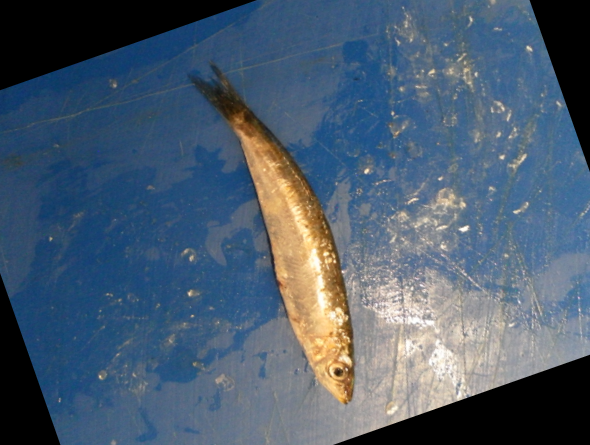
#> input picture data/Fish_Dataset/Black Sea Sprat/Black Sea Sprat/00400.png, 590 x 445 px, given in place of 00001.png, which was not available
$ jupyter execute --allow-errors multi_logist_regression.ipynb   (text cells are left out)
#> lines starting #> are read from the running program, lines starting #| are printed output that depends on the picture; pictures that were not available may be replaced by others from this repository, and a replacement may not be noted
#> further down, img is the input picture: shape (445, 590, 3); mean B, G, R 111.3, 92.9, 75.4
#> `img = cv2.resize(img, (224, 224))`:
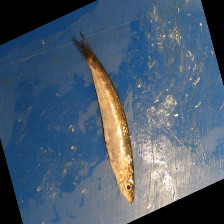
#> img: shape (224, 224, 3); mean R, G, B 75.3, 92.8, 111.2
[cell 1]
import numpy as np
import pandas as pd
import matplotlib.pyplot as plt

import itertools
import os
import cv2

[cell 2]
from sklearn.linear_model import LogisticRegression
from sklearn.metrics import accuracy_score, confusion_matrix, recall_score, precision_score

[cell 3]
# đọc tên các lớp :  có 9 loại
# DIR = 'D:\study-hk2\ML\ML\classification_fish\data\Fish_Dataset'
DIR = "D:\\study\\machine_learning\\classification_fish\\data\\Fish_Dataset"
classes = [i for i in os.listdir(DIR) if '.' not in i]
classes

[cell 4]
data = []
path = "D:\\study\\machine_learning\\classification_fish\\data\\Fish_Dataset"
folders = os.listdir(path)
#> (the rest of this cell did not finish here and is left out)

[cell 5]
# in ra một vài ảnh và nhãn tương ứng
plt.figure(figsize=(20, 10))
#> (the rest of this cell did not finish here and is left out)

[cell 6]
# tạo image và label từ data
images = []
labels = []
for image, label in data:
    images.append(image)
    labels.append(label)
#> this loop made 3 passes
#> after the loop, images = 3 items; labels = ['Black Sea Sprat', 'Black Sea Sprat', 'Black Sea Sprat']

[cell 7]
# chuấn hóa label
from sklearn.preprocessing import LabelEncoder
le = LabelEncoder()
labels = le.fit_transform(labels)
#> labels = [0, 0, 0]

# in ra label và tên tương ứng
#> (the rest of this cell did not finish here and is left out)

[cell 8]
# giảm chiều dữ liệu image
images = np.array(images)
images = images.astype('float32') / 255.0
images.shape
#> Out = (3, 224, 224, 3)

[cell 9]
# PCA để giảm chiều dữ liệu
from sklearn.decomposition import PCA
pca = PCA(n_components=768)
#> (the rest of this cell did not finish here and is left out)

[cell 10]
# chia train, validation sao cho các lớp có số lượng ảnh tương đương nhau
from sklearn.model_selection import train_test_split

train_images, val_images, train_labels, val_labels = train_test_split(images, labels, test_size=0.1, stratify=labels)
#> train_labels = [0, 0]; val_labels = [0]

train_images.shape, val_images.shape, train_labels.shape, val_labels.shape

[cell 11]
# đếm số lượng ảnh của mỗi lớp trong tập train
unique, counts = np.unique(train_labels, return_counts=True)
#> unique = [0]; counts = [2]
dict(zip(unique, counts))
#> Out = {0: 2}


$ run again, on data/Fish_Dataset/Sea Bass/Sea Bass/00521.png
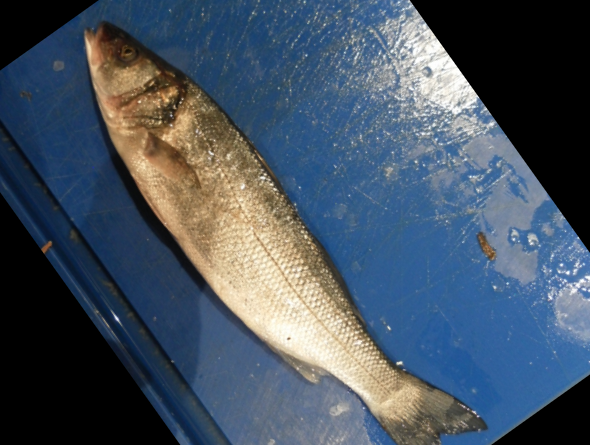
#> input picture data/Fish_Dataset/Sea Bass/Sea Bass/00521.png, 590 x 445 px, given in place of 00001.png, which was not available
#> img is the input picture: shape (445, 590, 3); mean B, G, R 97.3, 82.7, 69.5
#> `img = cv2.resize(img, (224, 224))`:
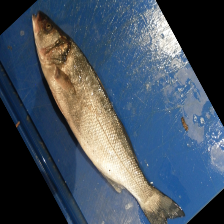
#> img: shape (224, 224, 3); mean R, G, B 69.4, 82.6, 97.2
#> the loop `for image, label in data:` made 2 passes
#> label on passes 1 to 2: 'Black Sea Sprat', 'Black Sea Sprat'
#> after the loop `for image, label in data:`: images = 2 items; labels = ['Black Sea Sprat', 'Black Sea Sprat']
#> `labels = le.fit_transform(labels)`: labels = [0, 0]
#> train_labels = [0]
#> counts = [1]
#> `dict(zip(unique, counts))`: Out = {0: 1}

$ run again, on data/Fish_Dataset/Shrimp/Shrimp/00555.png
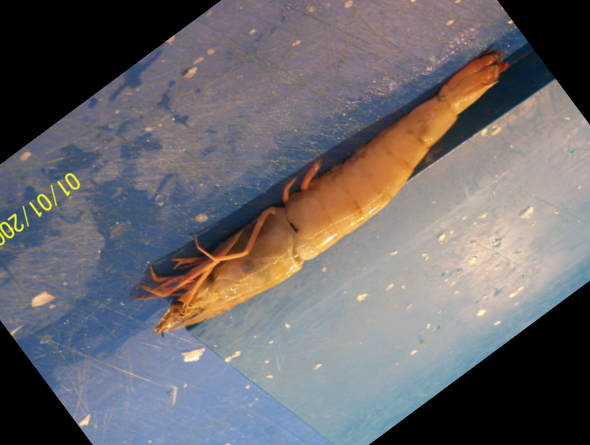
#> input picture data/Fish_Dataset/Shrimp/Shrimp/00555.png, 590 x 445 px, given in place of 00001.png, which was not available
#> img is the input picture: shape (445, 590, 3); mean B, G, R 107.5, 104.5, 107.5
#> `img = cv2.resize(img, (224, 224))`:
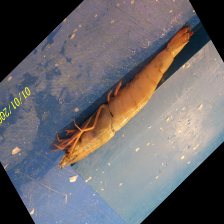
#> img: shape (224, 224, 3); mean R, G, B 107.5, 104.4, 107.4
#> the loop `for image, label in data:` made 2 passes
#> label on passes 1 to 2: 'Black Sea Sprat', 'Black Sea Sprat'
#> after the loop `for image, label in data:`: images = 2 items; labels = ['Black Sea Sprat', 'Black Sea Sprat']
#> `labels = le.fit_transform(labels)`: labels = [0, 0]
#> train_labels = [0]
#> counts = [1]
#> `dict(zip(unique, counts))`: Out = {0: 1}

$ run again, on data/Fish_Dataset/Striped Red Mullet/Striped Red Mullet/00228.png
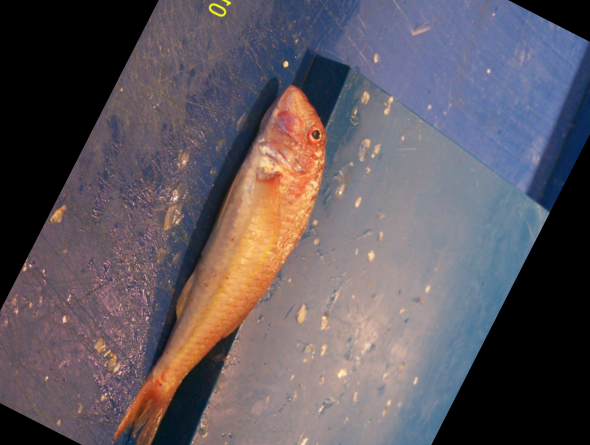
#> input picture data/Fish_Dataset/Striped Red Mullet/Striped Red Mullet/00228.png, 590 x 445 px, given in place of 00001.png, which was not available
#> img is the input picture: shape (445, 590, 3); mean B, G, R 94.6, 87.9, 95.7
#> `img = cv2.resize(img, (224, 224))`:
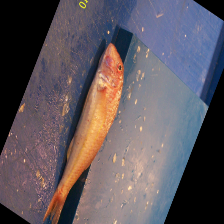
#> img: shape (224, 224, 3); mean R, G, B 95.6, 87.8, 94.5
#> the loop `for image, label in data:` made 2 passes
#> label on passes 1 to 2: 'Black Sea Sprat', 'Black Sea Sprat'
#> after the loop `for image, label in data:`: images = 2 items; labels = ['Black Sea Sprat', 'Black Sea Sprat']
#> `labels = le.fit_transform(labels)`: labels = [0, 0]
#> train_labels = [0]
#> counts = [1]
#> `dict(zip(unique, counts))`: Out = {0: 1}
